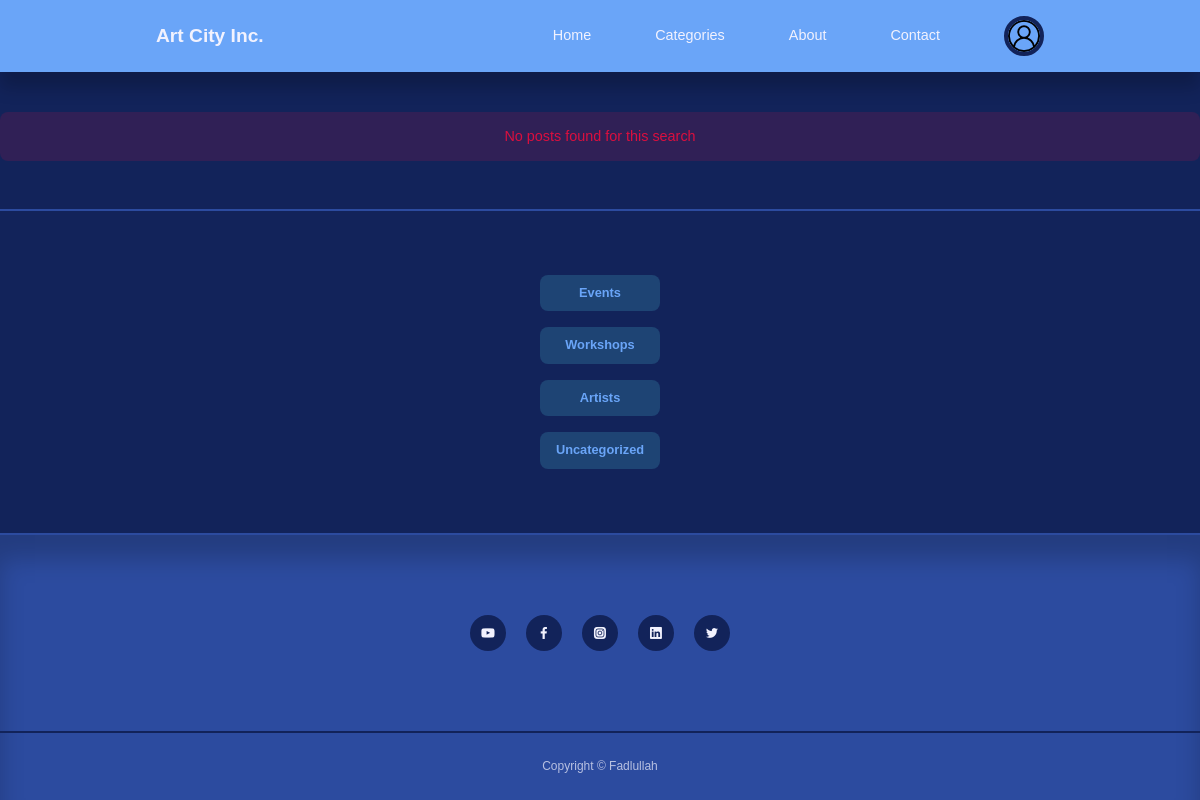
Page /search.php (signed in) on the committed database.
### tables this page shows
CREATE TABLE `artcitycategories` (
  `id` int(11) UNSIGNED NOT NULL,
  `title` varchar(25) NOT NULL,
  `description` varchar(255) NOT NULL
);

### search.php (the view, shortened to what this page needs)
<?php
require('connect.php');
include('nav.php');
?>
<?php if (isset($search_results) && count($search_results) > 0) : ?>
    <section class="posts section__extra-margin">
        <div class="container posts__container">
            <?php foreach ($search_results as $post) : ?>
                <article class="post">
                    <?php if (isset($post['thumbnail'])) : ?>
                        <div class="post__thumbnail">
                            <img src="./uploads/<?= $post['thumbnail'] ?>" alt="Post Image" />
                        </div>
                    <?php endif; ?>
                    <div class="post__info">
                        <?php
                        $category_id = $post['category_id'];
                        $category_query = "SELECT * FROM artcitycategories WHERE id=:category_id";
                        $category_stmt = $db->prepare($category_query);
                        $category_stmt->execute(array(':category_id' => $category_id));
                        $category = $category_stmt->fetch(PDO::FETCH_ASSOC);
                        ?>
                        <a href="category-posts.php?id=<?= $post['category_id'] ?>" class="category__button"><?= $category['title'] ?></a>
                        <h3 class="post__title">
                            <a href="post.php?id=<?= $post['id'] ?>"><?= $post['title'] ?></a>
                        </h3>
                        <p class="post__body"><?= substr($post['content'], 0, 150) . '...' ?></p>
                        <div class="post__author">
                            <?php
                            $author_id = $post['author_id'];
                            $author_query = "SELECT * FROM artcityusers WHERE id=:author_id";
                            $author_stmt = $db->prepare($author_query);
                            $author_stmt->execute(array(':author_id' => $author_id));
                            $author = $author_stmt->fetch(PDO::FETCH_ASSOC);
                            ?>
                            <div class="post__author-avatar">
                                <img src="logo/user.png" alt="<?= $author['username'] ?>">
                            </div>
                            <div class="post__author-info">
                                <h5>By: <?= "{$author['firstname']} {$author['lastname']}" ?></h5>
                                <small><?= date("M d, Y - H:i", strtotime($post['created_date'])) ?></small>
                            </div>
                        </div>
                    </div>
                </article>
            <?php endforeach; ?>
        </div>
    </section>
<?php else : ?>
    <div class="alert__message error lg section__extra-margin">
        <p>No posts found for this search</p>
    </div>
<?php endif ?>
<section class="category__buttons">
    <div class="container category__buttons-container">
        <?php
        $all_categories_query = "SELECT * FROM artcitycategories";
        $all_categories = $db->query($all_categories_query);
        ?>
        <?php while ($category = $all_categories->fetch(PDO::FETCH_ASSOC)) : ?>
            <a href="category-posts.php?id=<?= $category['id'] ?>" class="category__button"><?= $category['title'] ?></a>
        <?php endwhile ?>
    </div>
</section>
<footer>
    <div class="footer__socials">
        <a href="https://youtube.com" target="_blank"><i class="uil uil-youtube"></i></a>
        <a href="https://facebook.com" target="_blank"><i class="uil uil-facebook-f"></i></a>
        <a href="https://instagram.com" target="_blank"><i class="uil uil-instagram-alt"></i></a>
        <a href="https://linkedin.com" target="_blank"><i class="uil uil-linkedin"></i></a>
        <a href="https://twitter.com" target="_blank"><i class="uil uil-twitter"></i></a>
    </div>
    <div class="footer__copyright">
        <small>Copyright &copy; Fadlullah</small>
    </div>
</footer>

### main.css (style rules this page uses)
* { margin: 0; padding: 0; outline: 0; border: 0; list-style: none; text-decoration: none; box-sizing: border-box; }
.container { width: var(--container-width-lg); max-width: 1800px; margin-inline: auto; }
section { margin-top: 3rem; width: 100vw; }
.section__extra-margin { margin-top: 7rem; }
a { color: var(--color-white); transition: var(--transition); }
.category__button { background: var(--color-primary-light); color: var(--color-primary); display: inline-block; padding: 0.5rem 1rem; border-radius: var(--card-border-radius-2); font-weight: 600; font-size: 0.8rem; text-align: center; }
.category__buttons { padding: 4rem 0; border-top: 2px solid var(--color-gray-900); border-bottom: 2px solid var(--color-gray-900); }
.category__buttons-container { width: fit-content; display: grid; gap: 1rem; }
footer { background: var(--color-gray-900); padding: 5rem 0 0; box-shadow: inset 0 1.5rem 1.5rem rgba(0, 0, 0, 0.2); }
.footer__socials { margin-inline: auto; width: fit-content; margin-bottom: 5rem; display: flex; justify-content: space-between; align-items: center; gap: 1.2rem; }
.footer__socials a { background: var(--color-bg); border-radius: 50%; width: 2.3rem; height: 2.3rem; display: flex; align-items: center; justify-content: center; }
.footer__copyright { text-align: center; padding: 1.5rem 0; border-top: 2px solid var(--color-bg); margin-top: 4rem; }
.alert__message { padding: 0.8rem 1.4rem; margin-bottom: 1rem; border-radius: var(--card-border-radius-2); }
.alert__message.error { background: var(--color-red-light); color: var(--color-red); }
.alert__message.lg { text-align: center; }

### rows in the picture
artcitycategories: title "Events"
artcitycategories: title "Workshops"
artcitycategories: title "Artists"
artcitycategories: title "Uncategorized"
